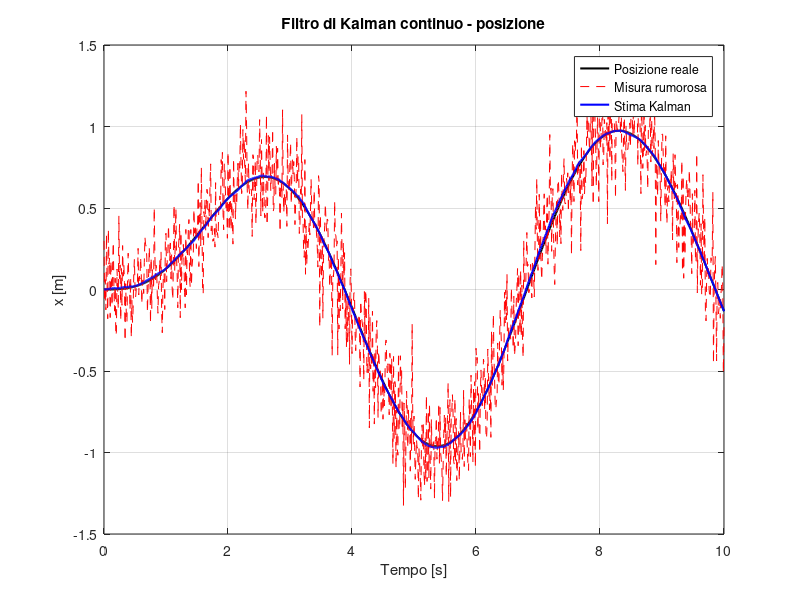
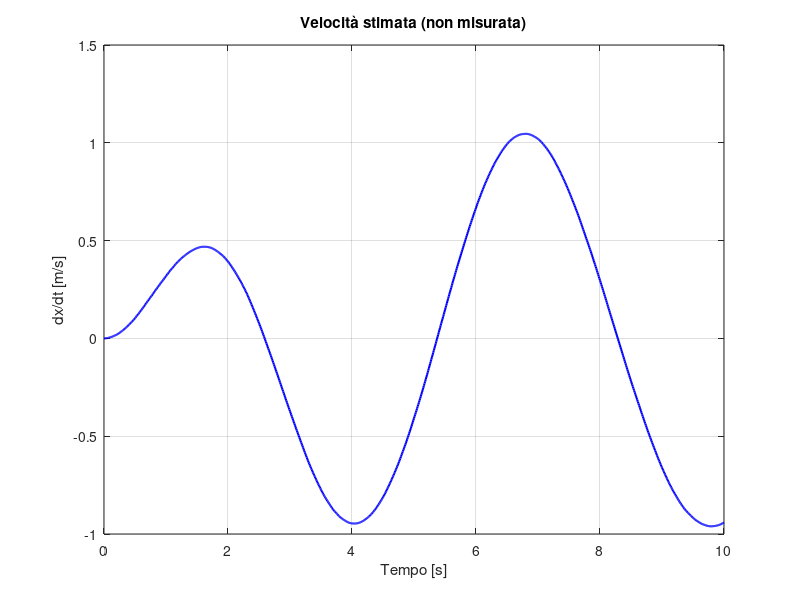
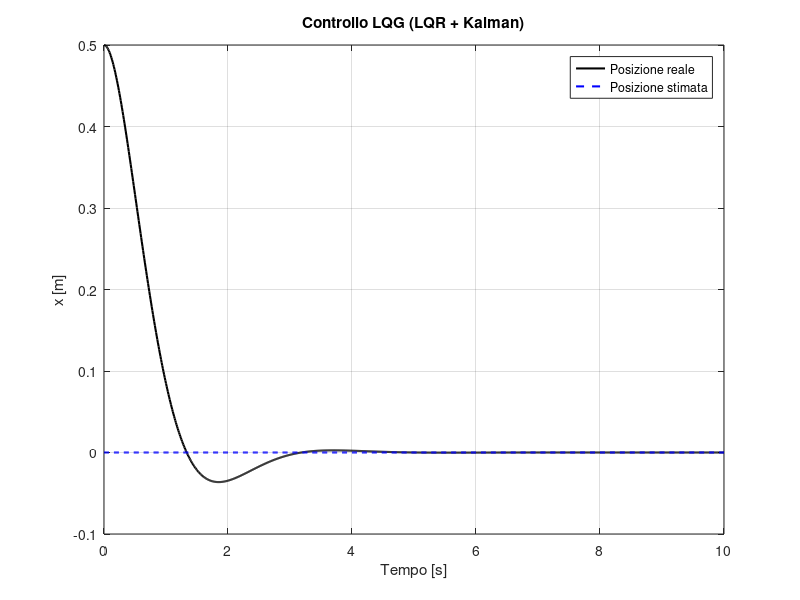

These charts were generated, in order, by the following MATLAB code:
%% Progettazione di un Filtro di Kalman in Tempo Continuo
% Sistema reale massa-molla-smorzatore
% Live Script MATLAB (.mlx)

%% Descrizione del sistema
% m x¨ + c x˙ + k x = u + w
% y = x + v

m = 1;      % massa [kg]
c = 0.5;    % smorzamento [Ns/m]
k = 2;      % rigidezza [N/m]

%% Modello in forma di stato
A = [0 1;
    -k/m -c/m];

B = [0;
     1/m];

C = [1 0];
D = 0;

sys = ss(A,B,C,D);

%% Modello dei rumori
% Rumore di processo e di misura
Q = [0.01 0;
     0    0.1];

R = 0.05;

%% Calcolo del guadagno di Kalman (tempo continuo)
% Risoluzione dell'equazione di Riccati algebrica continua
[P,~,~] = care(A', C', Q, R);
K = P*C'/R;

K

%% Dinamica dello stimatore di Kalman
% x_hat_dot = (A - K C) x_hat + B u + K y

A_kf = A - K*C;
B_kf = [B K];   % ingressi: [u  y]
C_kf = eye(2);  % stimo posizione e velocità
D_kf = zeros(2,2);

KF = ss(A_kf, B_kf, C_kf, D_kf);



%% Simulazione
T = 0:0.01:10;

u = sin(T);                     % ingresso noto
x_true = lsim(sys, u, T);        % stato reale (senza rumore)
y = x_true(:,1) + 0.2*randn(size(T')); % misura rumorosa

inputKF = [u' y];

x_hat = lsim(KF, inputKF, T);

%% Grafico: posizione
figure
plot(T, x_true(:,1), 'k', 'LineWidth', 1.5)
hold on
plot(T, y, 'r--')
plot(T, x_hat(:,1), 'b', 'LineWidth', 1.5)
grid on
legend('Posizione reale','Misura rumorosa','Stima Kalman')
xlabel('Tempo [s]')
ylabel('x [m]')
title('Filtro di Kalman continuo - posizione')

%% Grafico: velocità stimata
figure
plot(T, x_hat(:,2), 'b', 'LineWidth', 1.5)
grid on
xlabel('Tempo [s]')
ylabel('dx/dt [m/s]')
title('Velocità stimata (non misurata)')

%% Controllo ottimo LQR (tempo continuo)
% Obiettivo: progettare un controllo di stato u = -L x
% che minimizzi il costo:
% J = ∫ (x' Q_lqr x + u' R_lqr u) dt

Q_lqr = [10 0;
         0  1];

R_lqr = 0.5;

%% Calcolo del guadagno LQR
[L, S, eigCL] = lqr(A, B, Q_lqr, R_lqr);

L

%% Sistema in anello chiuso (stato reale)
A_cl = A - B*L;

sys_cl = ss(A_cl, B, C, D);

%% Principio di separazione: LQG
% Controllo basato sulla stima:
% u = -L x_hat

A_lqg = [A - B*L,        B*L;
         zeros(size(A)), A - K*C];

B_lqg = [B;
         B];

C_lqg = [C zeros(size(C))];

D_lqg = 0;

sys_lqg = ss(A_lqg, B_lqg, C_lqg, D_lqg);

%% Simulazione LQG
T = 0:0.01:10;

x0 = [0.5; 0];            % stato iniziale
xhat0 = [0; 0];           % stima iniziale

x_init = [x0; xhat0];

u = zeros(size(T));       % nessun riferimento esplicito

[y_lqg, T, x_lqg] = lsim(sys_lqg, u, T, x_init);

x_real = x_lqg(:,1:2);
x_hat  = x_lqg(:,3:4);

%% Grafico: controllo LQG
figure
plot(T, x_real(:,1), 'k', 'LineWidth', 1.5)
hold on
plot(T, x_hat(:,1), 'b--', 'LineWidth', 1.5)
grid on
legend('Posizione reale','Posizione stimata')
xlabel('Tempo [s]')
ylabel('x [m]')
title('Controllo LQG (LQR + Kalman)')

%% Osservazioni
% - Il controllo LQR stabilizza il sistema
% - Il filtro di Kalman fornisce la stima degli stati
% - Il principio di separazione garantisce stabilità
% - LQG = LQR + Kalman continuo
